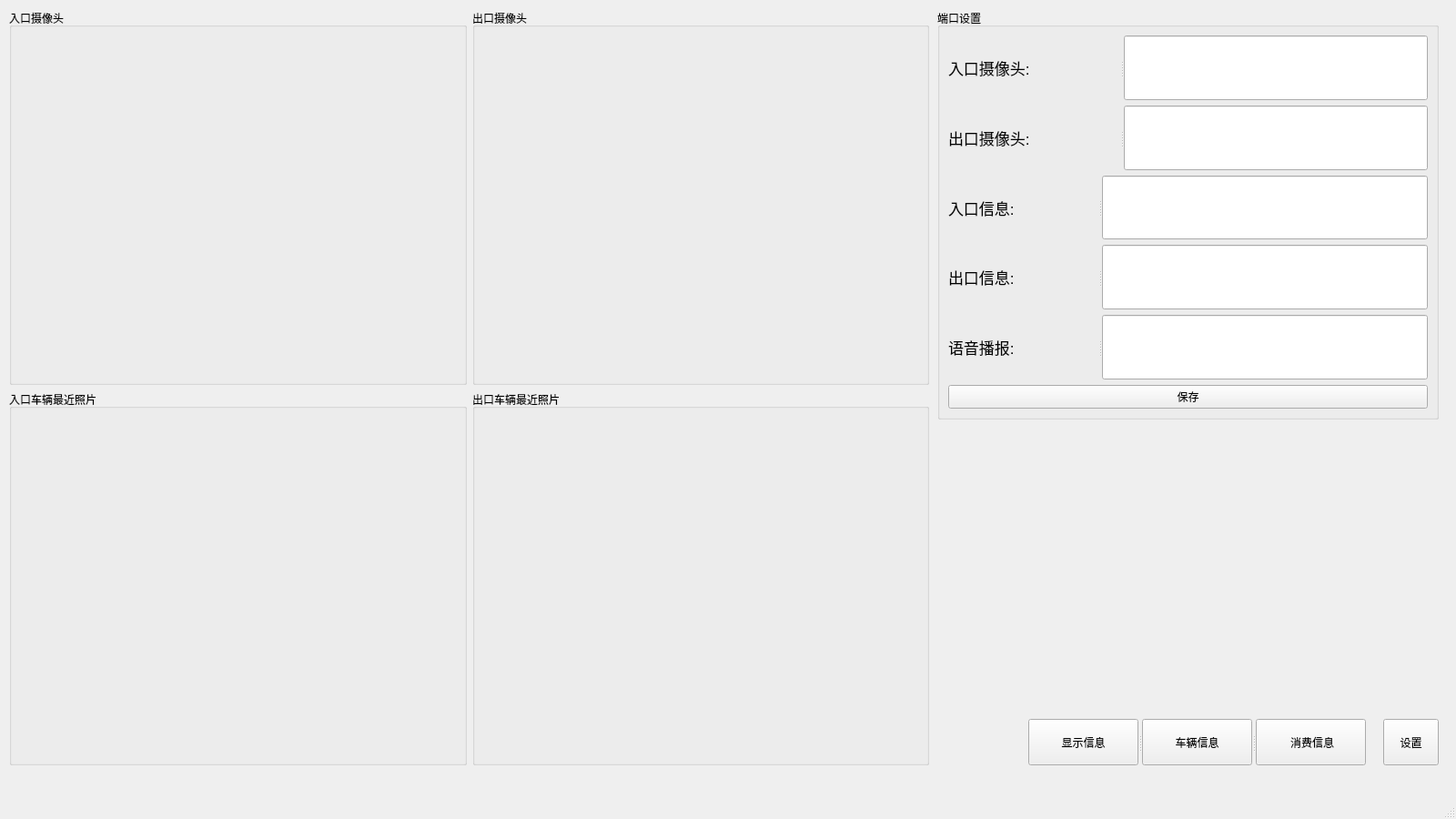
<?xml version="1.0" encoding="UTF-8"?>
<ui version="4.0">
 <class>MainWindow</class>
 <widget class="QMainWindow" name="MainWindow">
  <property name="geometry">
   <rect>
    <x>0</x>
    <y>0</y>
    <width>1600</width>
    <height>900</height>
   </rect>
  </property>
  <property name="windowTitle">
   <string>MainWindow</string>
  </property>
  <widget class="QWidget" name="centralwidget">
   <widget class="QStackedWidget" name="stackedWidget">
    <property name="geometry">
     <rect>
      <x>1020</x>
      <y>0</y>
      <width>581</width>
      <height>801</height>
     </rect>
    </property>
    <property name="currentIndex">
     <number>3</number>
    </property>
    <widget class="QWidget" name="page">
     <layout class="QVBoxLayout" name="verticalLayout_5">
      <item>
       <widget class="QGroupBox" name="groupBox_5">
        <property name="title">
         <string>车俩信息</string>
        </property>
        <layout class="QGridLayout" name="gridLayout">
         <item row="0" column="0">
          <layout class="QVBoxLayout" name="verticalLayout_4">
           <item>
            <widget class="QLabel" name="label_5">
             <property name="font">
              <font>
               <pointsize>18</pointsize>
               <weight>75</weight>
               <bold>true</bold>
              </font>
             </property>
             <property name="text">
              <string>车牌号:</string>
             </property>
            </widget>
           </item>
           <item>
            <widget class="QLabel" name="label_7">
             <property name="font">
              <font>
               <pointsize>18</pointsize>
               <weight>75</weight>
               <bold>true</bold>
              </font>
             </property>
             <property name="text">
              <string>卡号:</string>
             </property>
            </widget>
           </item>
           <item>
            <widget class="QLabel" name="label_9">
             <property name="font">
              <font>
               <pointsize>18</pointsize>
               <weight>75</weight>
               <bold>true</bold>
              </font>
             </property>
             <property name="text">
              <string>进场时间:</string>
             </property>
            </widget>
           </item>
          </layout>
         </item>
         <item row="0" column="1">
          <layout class="QVBoxLayout" name="verticalLayout_3">
           <item>
            <widget class="QLabel" name="label_6">
             <property name="font">
              <font>
               <pointsize>18</pointsize>
               <weight>75</weight>
               <italic>false</italic>
               <bold>true</bold>
               <underline>true</underline>
               <strikeout>false</strikeout>
              </font>
             </property>
             <property name="styleSheet">
              <string notr="true">color: rgb(0, 85, 255);</string>
             </property>
             <property name="text">
              <string>label_6</string>
             </property>
            </widget>
           </item>
           <item>
            <widget class="QLabel" name="label_8">
             <property name="font">
              <font>
               <pointsize>18</pointsize>
               <weight>75</weight>
               <italic>false</italic>
               <bold>true</bold>
               <underline>true</underline>
               <strikeout>false</strikeout>
              </font>
             </property>
             <property name="styleSheet">
              <string notr="true">color: rgb(0, 85, 255);</string>
             </property>
             <property name="text">
              <string>label_8</string>
             </property>
            </widget>
           </item>
           <item>
            <widget class="QLabel" name="label_10">
             <property name="font">
              <font>
               <pointsize>18</pointsize>
               <weight>75</weight>
               <italic>false</italic>
               <bold>true</bold>
               <underline>true</underline>
               <strikeout>false</strikeout>
              </font>
             </property>
             <property name="styleSheet">
              <string notr="true">color: rgb(0, 85, 255);</string>
             </property>
             <property name="text">
              <string>label_10</string>
             </property>
            </widget>
           </item>
          </layout>
         </item>
        </layout>
       </widget>
      </item>
      <item>
       <widget class="QGroupBox" name="groupBox_6">
        <property name="title">
         <string>最近出场车俩信息</string>
        </property>
        <layout class="QHBoxLayout" name="horizontalLayout_2">
         <item>
          <layout class="QVBoxLayout" name="verticalLayout_2">
           <item>
            <widget class="QLabel" name="label_11">
             <property name="font">
              <font>
               <pointsize>13</pointsize>
               <weight>75</weight>
               <bold>true</bold>
              </font>
             </property>
             <property name="text">
              <string>车牌号:</string>
             </property>
            </widget>
           </item>
           <item>
            <widget class="QLabel" name="label_13">
             <property name="font">
              <font>
               <pointsize>13</pointsize>
               <weight>75</weight>
               <bold>true</bold>
              </font>
             </property>
             <property name="text">
              <string>卡号:</string>
             </property>
            </widget>
           </item>
           <item>
            <widget class="QLabel" name="label_15">
             <property name="font">
              <font>
               <pointsize>13</pointsize>
               <weight>75</weight>
               <bold>true</bold>
              </font>
             </property>
             <property name="text">
              <string>进场时间:</string>
             </property>
            </widget>
           </item>
           <item>
            <widget class="QLabel" name="label_31">
             <property name="font">
              <font>
               <pointsize>13</pointsize>
               <weight>75</weight>
               <bold>true</bold>
              </font>
             </property>
             <property name="text">
              <string>出场时间:</string>
             </property>
            </widget>
           </item>
           <item>
            <widget class="QLabel" name="label_17">
             <property name="font">
              <font>
               <pointsize>13</pointsize>
               <weight>75</weight>
               <bold>true</bold>
              </font>
             </property>
             <property name="text">
              <string>停车时长:</string>
             </property>
            </widget>
           </item>
           <item>
            <widget class="QLabel" name="label_27">
             <property name="font">
              <font>
               <pointsize>13</pointsize>
               <weight>75</weight>
               <bold>true</bold>
              </font>
             </property>
             <property name="text">
              <string>消费金额:</string>
             </property>
            </widget>
           </item>
           <item>
            <widget class="QLabel" name="label_29">
             <property name="font">
              <font>
               <pointsize>13</pointsize>
               <weight>75</weight>
               <bold>true</bold>
              </font>
             </property>
             <property name="text">
              <string>卡剩余金额:</string>
             </property>
            </widget>
           </item>
          </layout>
         </item>
         <item>
          <layout class="QVBoxLayout" name="verticalLayout">
           <item>
            <widget class="QLabel" name="label_12">
             <property name="font">
              <font>
               <pointsize>13</pointsize>
               <weight>75</weight>
               <italic>false</italic>
               <bold>true</bold>
               <underline>true</underline>
               <strikeout>false</strikeout>
              </font>
             </property>
             <property name="styleSheet">
              <string notr="true">color: rgb(0, 85, 255);</string>
             </property>
             <property name="text">
              <string>label_12</string>
             </property>
            </widget>
           </item>
           <item>
            <widget class="QLabel" name="label_14">
             <property name="font">
              <font>
               <pointsize>13</pointsize>
               <weight>75</weight>
               <italic>false</italic>
               <bold>true</bold>
               <underline>true</underline>
               <strikeout>false</strikeout>
              </font>
             </property>
             <property name="styleSheet">
              <string notr="true">color: rgb(0, 85, 255);</string>
             </property>
             <property name="text">
              <string>label_14</string>
             </property>
            </widget>
           </item>
           <item>
            <widget class="QLabel" name="label_16">
             <property name="font">
              <font>
               <pointsize>13</pointsize>
               <weight>75</weight>
               <italic>false</italic>
               <bold>true</bold>
               <underline>true</underline>
               <strikeout>false</strikeout>
              </font>
             </property>
             <property name="styleSheet">
              <string notr="true">color: rgb(0, 85, 255);</string>
             </property>
             <property name="text">
              <string>label_16</string>
             </property>
            </widget>
           </item>
           <item>
            <widget class="QLabel" name="label_23">
             <property name="font">
              <font>
               <pointsize>13</pointsize>
               <weight>75</weight>
               <italic>false</italic>
               <bold>true</bold>
               <underline>true</underline>
               <strikeout>false</strikeout>
              </font>
             </property>
             <property name="styleSheet">
              <string notr="true">color: rgb(0, 85, 255);</string>
             </property>
             <property name="text">
              <string>label_23</string>
             </property>
            </widget>
           </item>
           <item>
            <widget class="QLabel" name="label_18">
             <property name="font">
              <font>
               <pointsize>13</pointsize>
               <weight>75</weight>
               <italic>false</italic>
               <bold>true</bold>
               <underline>true</underline>
               <strikeout>false</strikeout>
              </font>
             </property>
             <property name="styleSheet">
              <string notr="true">color: rgb(0, 85, 255);</string>
             </property>
             <property name="text">
              <string>label_18</string>
             </property>
            </widget>
           </item>
           <item>
            <widget class="QLabel" name="label_28">
             <property name="font">
              <font>
               <pointsize>13</pointsize>
               <weight>75</weight>
               <italic>false</italic>
               <bold>true</bold>
               <underline>true</underline>
               <strikeout>false</strikeout>
              </font>
             </property>
             <property name="styleSheet">
              <string notr="true">color: rgb(0, 85, 255);</string>
             </property>
             <property name="text">
              <string>label_28</string>
             </property>
            </widget>
           </item>
           <item>
            <widget class="QLabel" name="label_30">
             <property name="font">
              <font>
               <pointsize>13</pointsize>
               <weight>75</weight>
               <italic>false</italic>
               <bold>true</bold>
               <underline>true</underline>
               <strikeout>false</strikeout>
              </font>
             </property>
             <property name="styleSheet">
              <string notr="true">color: rgb(0, 85, 255);</string>
             </property>
             <property name="text">
              <string>label_30</string>
             </property>
            </widget>
           </item>
          </layout>
         </item>
        </layout>
       </widget>
      </item>
     </layout>
    </widget>
    <widget class="QWidget" name="page_2">
     <layout class="QVBoxLayout" name="verticalLayout_6">
      <item>
       <layout class="QHBoxLayout" name="horizontalLayout">
        <item>
         <widget class="QLineEdit" name="lineEdit">
          <property name="placeholderText">
           <string>请输入要搜索的信息</string>
          </property>
         </widget>
        </item>
        <item>
         <widget class="QPushButton" name="pushButton_3">
          <property name="text">
           <string>搜索</string>
          </property>
         </widget>
        </item>
       </layout>
      </item>
      <item>
       <widget class="QTableWidget" name="tableWidget">
        <property name="styleSheet">
         <string notr="true"/>
        </property>
       </widget>
      </item>
      <item>
       <widget class="QTabWidget" name="tabWidget">
        <property name="currentIndex">
         <number>1</number>
        </property>
        <property name="iconSize">
         <size>
          <width>16</width>
          <height>16</height>
         </size>
        </property>
        <widget class="QWidget" name="tab">
         <attribute name="title">
          <string>  修改  </string>
         </attribute>
         <widget class="QLabel" name="label_19">
          <property name="geometry">
           <rect>
            <x>20</x>
            <y>20</y>
            <width>144</width>
            <height>36</height>
           </rect>
          </property>
          <property name="font">
           <font>
            <pointsize>18</pointsize>
           </font>
          </property>
          <property name="text">
           <string>车牌号：</string>
          </property>
         </widget>
         <widget class="QLabel" name="label_20">
          <property name="geometry">
           <rect>
            <x>20</x>
            <y>100</y>
            <width>108</width>
            <height>36</height>
           </rect>
          </property>
          <property name="font">
           <font>
            <pointsize>18</pointsize>
           </font>
          </property>
          <property name="text">
           <string>卡号：</string>
          </property>
         </widget>
         <widget class="QLineEdit" name="lineEdit_3">
          <property name="geometry">
           <rect>
            <x>180</x>
            <y>100</y>
            <width>351</width>
            <height>41</height>
           </rect>
          </property>
         </widget>
         <widget class="QLineEdit" name="lineEdit_2">
          <property name="geometry">
           <rect>
            <x>180</x>
            <y>20</y>
            <width>351</width>
            <height>41</height>
           </rect>
          </property>
         </widget>
         <widget class="QPushButton" name="pushButton_4">
          <property name="geometry">
           <rect>
            <x>400</x>
            <y>250</y>
            <width>131</width>
            <height>51</height>
           </rect>
          </property>
          <property name="text">
           <string>保存修改</string>
          </property>
         </widget>
        </widget>
        <widget class="QWidget" name="tab_3">
         <attribute name="title">
          <string>  添加  </string>
         </attribute>
         <widget class="QLabel" name="label_21">
          <property name="geometry">
           <rect>
            <x>20</x>
            <y>20</y>
            <width>144</width>
            <height>36</height>
           </rect>
          </property>
          <property name="font">
           <font>
            <pointsize>18</pointsize>
           </font>
          </property>
          <property name="text">
           <string>车牌号：</string>
          </property>
         </widget>
         <widget class="QLineEdit" name="lineEdit_4">
          <property name="geometry">
           <rect>
            <x>180</x>
            <y>100</y>
            <width>351</width>
            <height>41</height>
           </rect>
          </property>
         </widget>
         <widget class="QLineEdit" name="lineEdit_5">
          <property name="geometry">
           <rect>
            <x>180</x>
            <y>20</y>
            <width>351</width>
            <height>41</height>
           </rect>
          </property>
         </widget>
         <widget class="QLabel" name="label_22">
          <property name="geometry">
           <rect>
            <x>20</x>
            <y>100</y>
            <width>108</width>
            <height>36</height>
           </rect>
          </property>
          <property name="font">
           <font>
            <pointsize>18</pointsize>
           </font>
          </property>
          <property name="text">
           <string>卡号：</string>
          </property>
         </widget>
         <widget class="QPushButton" name="pushButton_5">
          <property name="geometry">
           <rect>
            <x>400</x>
            <y>250</y>
            <width>131</width>
            <height>51</height>
           </rect>
          </property>
          <property name="text">
           <string>确认添加</string>
          </property>
         </widget>
        </widget>
       </widget>
      </item>
     </layout>
    </widget>
    <widget class="QWidget" name="page_3">
     <layout class="QVBoxLayout" name="verticalLayout_7">
      <item>
       <layout class="QHBoxLayout" name="horizontalLayout_3">
        <item>
         <widget class="QLineEdit" name="lineEdit_6">
          <property name="placeholderText">
           <string>请输入要搜索的信息</string>
          </property>
         </widget>
        </item>
        <item>
         <widget class="QPushButton" name="pushButton_7">
          <property name="text">
           <string>搜索</string>
          </property>
         </widget>
        </item>
       </layout>
      </item>
      <item>
       <widget class="QTableWidget" name="tableWidget_2">
        <property name="styleSheet">
         <string notr="true"/>
        </property>
       </widget>
      </item>
     </layout>
    </widget>
    <widget class="QWidget" name="page_4">
     <widget class="QGroupBox" name="groupBox_7">
      <property name="geometry">
       <rect>
        <x>10</x>
        <y>10</y>
        <width>551</width>
        <height>451</height>
       </rect>
      </property>
      <property name="title">
       <string>端口设置</string>
      </property>
      <layout class="QGridLayout" name="gridLayout_3">
       <item row="0" column="0">
        <widget class="QSplitter" name="splitter_2">
         <property name="orientation">
          <enum>Qt::Horizontal</enum>
         </property>
         <widget class="QLabel" name="label_26">
          <property name="font">
           <font>
            <pointsize>13</pointsize>
           </font>
          </property>
          <property name="text">
           <string>入口摄像头:</string>
          </property>
         </widget>
         <widget class="QLineEdit" name="lineEdit_9">
          <property name="font">
           <font>
            <pointsize>13</pointsize>
           </font>
          </property>
          <property name="text">
           <string/>
          </property>
         </widget>
        </widget>
       </item>
       <item row="1" column="0">
        <widget class="QSplitter" name="splitter_4">
         <property name="orientation">
          <enum>Qt::Horizontal</enum>
         </property>
         <widget class="QLabel" name="label_33">
          <property name="font">
           <font>
            <pointsize>13</pointsize>
           </font>
          </property>
          <property name="text">
           <string>出口摄像头:</string>
          </property>
         </widget>
         <widget class="QLineEdit" name="lineEdit_11">
          <property name="font">
           <font>
            <pointsize>13</pointsize>
           </font>
          </property>
         </widget>
        </widget>
       </item>
       <item row="2" column="0">
        <widget class="QSplitter" name="splitter_3">
         <property name="orientation">
          <enum>Qt::Horizontal</enum>
         </property>
         <widget class="QLabel" name="label_32">
          <property name="font">
           <font>
            <pointsize>13</pointsize>
           </font>
          </property>
          <property name="text">
           <string>入口信息:</string>
          </property>
         </widget>
         <widget class="QLineEdit" name="lineEdit_10">
          <property name="font">
           <font>
            <pointsize>13</pointsize>
           </font>
          </property>
         </widget>
        </widget>
       </item>
       <item row="3" column="0">
        <widget class="QSplitter" name="splitter_5">
         <property name="orientation">
          <enum>Qt::Horizontal</enum>
         </property>
         <widget class="QLabel" name="label_34">
          <property name="font">
           <font>
            <pointsize>13</pointsize>
           </font>
          </property>
          <property name="text">
           <string>出口信息:</string>
          </property>
         </widget>
         <widget class="QLineEdit" name="lineEdit_12">
          <property name="font">
           <font>
            <pointsize>13</pointsize>
           </font>
          </property>
         </widget>
        </widget>
       </item>
       <item row="4" column="0">
        <widget class="QSplitter" name="splitter_6">
         <property name="orientation">
          <enum>Qt::Horizontal</enum>
         </property>
         <widget class="QLabel" name="label_35">
          <property name="font">
           <font>
            <pointsize>13</pointsize>
           </font>
          </property>
          <property name="text">
           <string>语音播报:</string>
          </property>
         </widget>
         <widget class="QLineEdit" name="lineEdit_13">
          <property name="font">
           <font>
            <pointsize>13</pointsize>
           </font>
          </property>
         </widget>
        </widget>
       </item>
       <item row="5" column="0">
        <widget class="QPushButton" name="pushButton_11">
         <property name="text">
          <string>保存</string>
         </property>
        </widget>
       </item>
      </layout>
     </widget>
    </widget>
   </widget>
   <widget class="QSplitter" name="splitter">
    <property name="geometry">
     <rect>
      <x>1130</x>
      <y>790</y>
      <width>371</width>
      <height>51</height>
     </rect>
    </property>
    <property name="orientation">
     <enum>Qt::Horizontal</enum>
    </property>
    <widget class="QPushButton" name="pushButton">
     <property name="text">
      <string>显示信息</string>
     </property>
    </widget>
    <widget class="QPushButton" name="pushButton_2">
     <property name="text">
      <string>车辆信息</string>
     </property>
    </widget>
    <widget class="QPushButton" name="pushButton_6">
     <property name="text">
      <string> 消费信息</string>
     </property>
    </widget>
   </widget>
   <widget class="QPushButton" name="pushButton_10">
    <property name="geometry">
     <rect>
      <x>1520</x>
      <y>790</y>
      <width>61</width>
      <height>51</height>
     </rect>
    </property>
    <property name="styleSheet">
     <string notr="true"/>
    </property>
    <property name="text">
     <string>设置</string>
    </property>
   </widget>
   <widget class="QWidget" name="">
    <property name="geometry">
     <rect>
      <x>10</x>
      <y>10</y>
      <width>1011</width>
      <height>831</height>
     </rect>
    </property>
    <layout class="QGridLayout" name="gridLayout_2">
     <item row="0" column="0">
      <widget class="QGroupBox" name="groupBox">
       <property name="title">
        <string>入口摄像头</string>
       </property>
       <widget class="QLabel" name="label">
        <property name="geometry">
         <rect>
          <x>0</x>
          <y>27</y>
          <width>521</width>
          <height>381</height>
         </rect>
        </property>
        <property name="styleSheet">
         <string notr="true">image: url(:/OIP.jpg);</string>
        </property>
        <property name="text">
         <string/>
        </property>
       </widget>
      </widget>
     </item>
     <item row="1" column="1">
      <widget class="QGroupBox" name="groupBox_4">
       <property name="title">
        <string>出口车辆最近照片</string>
       </property>
       <widget class="QLabel" name="label_4">
        <property name="geometry">
         <rect>
          <x>0</x>
          <y>30</y>
          <width>521</width>
          <height>381</height>
         </rect>
        </property>
        <property name="styleSheet">
         <string notr="true">image: url(:/OIP-C.jpg);</string>
        </property>
        <property name="text">
         <string/>
        </property>
       </widget>
      </widget>
     </item>
     <item row="1" column="0">
      <widget class="QGroupBox" name="groupBox_3">
       <property name="title">
        <string>入口车辆最近照片</string>
       </property>
       <widget class="QLabel" name="label_3">
        <property name="geometry">
         <rect>
          <x>0</x>
          <y>30</y>
          <width>521</width>
          <height>381</height>
         </rect>
        </property>
        <property name="styleSheet">
         <string notr="true">image: url(:/OIP-C.jpg);</string>
        </property>
        <property name="text">
         <string/>
        </property>
       </widget>
      </widget>
     </item>
     <item row="0" column="1">
      <widget class="QGroupBox" name="groupBox_2">
       <property name="title">
        <string>出口摄像头</string>
       </property>
       <widget class="QLabel" name="label_2">
        <property name="geometry">
         <rect>
          <x>0</x>
          <y>30</y>
          <width>521</width>
          <height>381</height>
         </rect>
        </property>
        <property name="styleSheet">
         <string notr="true">image: url(:/OIP.jpg);</string>
        </property>
        <property name="text">
         <string/>
        </property>
       </widget>
      </widget>
     </item>
    </layout>
   </widget>
  </widget>
  <widget class="QMenuBar" name="menubar">
   <property name="geometry">
    <rect>
     <x>0</x>
     <y>0</y>
     <width>1600</width>
     <height>28</height>
    </rect>
   </property>
  </widget>
  <widget class="QStatusBar" name="statusbar"/>
 </widget>
 <resources/>
 <connections/>
</ui>
